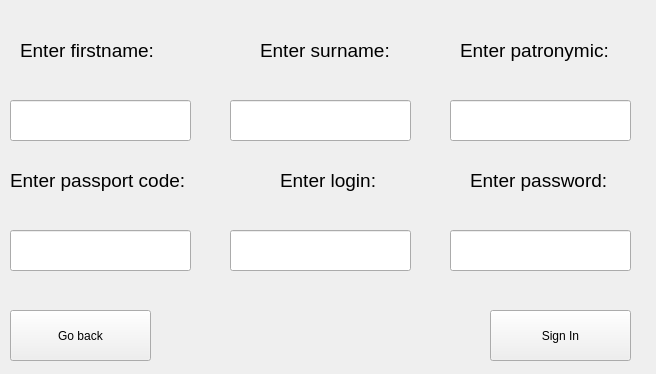
<?xml version="1.0" encoding="UTF-8"?>
<ui version="4.0">
 <class>Form</class>
 <widget class="QWidget" name="Form">
  <property name="geometry">
   <rect>
    <x>0</x>
    <y>0</y>
    <width>656</width>
    <height>374</height>
   </rect>
  </property>
  <property name="windowTitle">
   <string>signIn</string>
  </property>
  <widget class="QLabel" name="label">
   <property name="geometry">
    <rect>
     <x>20</x>
     <y>30</y>
     <width>181</width>
     <height>41</height>
    </rect>
   </property>
   <property name="font">
    <font>
     <pointsize>14</pointsize>
    </font>
   </property>
   <property name="text">
    <string>Enter firstname:</string>
   </property>
  </widget>
  <widget class="QLabel" name="label_2">
   <property name="geometry">
    <rect>
     <x>260</x>
     <y>30</y>
     <width>181</width>
     <height>41</height>
    </rect>
   </property>
   <property name="font">
    <font>
     <pointsize>14</pointsize>
    </font>
   </property>
   <property name="text">
    <string>Enter surname:</string>
   </property>
  </widget>
  <widget class="QLabel" name="label_3">
   <property name="geometry">
    <rect>
     <x>460</x>
     <y>30</y>
     <width>181</width>
     <height>41</height>
    </rect>
   </property>
   <property name="font">
    <font>
     <pointsize>14</pointsize>
    </font>
   </property>
   <property name="text">
    <string>Enter patronymic:</string>
   </property>
  </widget>
  <widget class="QLineEdit" name="firstname">
   <property name="geometry">
    <rect>
     <x>10</x>
     <y>100</y>
     <width>181</width>
     <height>41</height>
    </rect>
   </property>
  </widget>
  <widget class="QLineEdit" name="surname">
   <property name="geometry">
    <rect>
     <x>230</x>
     <y>100</y>
     <width>181</width>
     <height>41</height>
    </rect>
   </property>
  </widget>
  <widget class="QLineEdit" name="patronumic">
   <property name="geometry">
    <rect>
     <x>450</x>
     <y>100</y>
     <width>181</width>
     <height>41</height>
    </rect>
   </property>
  </widget>
  <widget class="QLabel" name="label_4">
   <property name="geometry">
    <rect>
     <x>10</x>
     <y>160</y>
     <width>181</width>
     <height>41</height>
    </rect>
   </property>
   <property name="font">
    <font>
     <pointsize>14</pointsize>
    </font>
   </property>
   <property name="text">
    <string>Enter passport code:</string>
   </property>
  </widget>
  <widget class="QLineEdit" name="passport">
   <property name="geometry">
    <rect>
     <x>10</x>
     <y>230</y>
     <width>181</width>
     <height>41</height>
    </rect>
   </property>
  </widget>
  <widget class="QLabel" name="label_5">
   <property name="geometry">
    <rect>
     <x>280</x>
     <y>160</y>
     <width>111</width>
     <height>41</height>
    </rect>
   </property>
   <property name="font">
    <font>
     <pointsize>14</pointsize>
    </font>
   </property>
   <property name="text">
    <string>Enter login:</string>
   </property>
  </widget>
  <widget class="QLineEdit" name="login">
   <property name="geometry">
    <rect>
     <x>230</x>
     <y>230</y>
     <width>181</width>
     <height>41</height>
    </rect>
   </property>
  </widget>
  <widget class="QLineEdit" name="password">
   <property name="geometry">
    <rect>
     <x>450</x>
     <y>230</y>
     <width>181</width>
     <height>41</height>
    </rect>
   </property>
  </widget>
  <widget class="QLabel" name="label_6">
   <property name="geometry">
    <rect>
     <x>470</x>
     <y>160</y>
     <width>181</width>
     <height>41</height>
    </rect>
   </property>
   <property name="font">
    <font>
     <pointsize>14</pointsize>
    </font>
   </property>
   <property name="text">
    <string>Enter password:</string>
   </property>
  </widget>
  <widget class="QPushButton" name="sign">
   <property name="geometry">
    <rect>
     <x>490</x>
     <y>310</y>
     <width>141</width>
     <height>51</height>
    </rect>
   </property>
   <property name="text">
    <string>Sign In</string>
   </property>
  </widget>
  <widget class="QPushButton" name="back">
   <property name="geometry">
    <rect>
     <x>10</x>
     <y>310</y>
     <width>141</width>
     <height>51</height>
    </rect>
   </property>
   <property name="text">
    <string>Go back</string>
   </property>
  </widget>
 </widget>
 <resources/>
 <connections/>
</ui>
